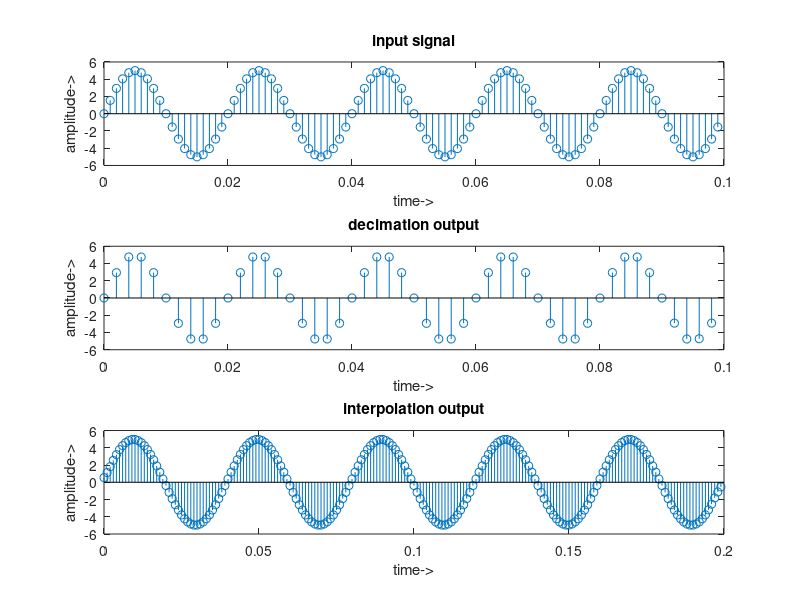

The MATLAB script that drew this image:
%decimation and interpolation
clc;
clear all;
close all;
t=0:0.001:5;
f=50;
x=5*sin(2*pi*f*t);
subplot(3,1,1);
stem(t(1:100),x(1:100));
title('input signal');
xlabel('time->');
ylabel('amplitude->');
xe=x(1:100);
y=decimate(xe,2);
tp=2*t(1:50);
subplot(3,1,2);
stem(tp,y);
title('decimation output');
xlabel('time->');
ylabel('amplitude->');
xp=x(1:100);
z=interp(xp,2);
subplot(3,1,3);
stem(t(1:200),z);
title('interpolation output');
xlabel('time->');
ylabel('amplitude->');

